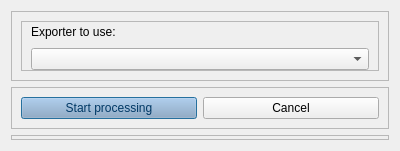
<?xml version="1.0" encoding="UTF-8"?>
<ui version="4.0">
 <class>Form</class>
 <widget class="QDialog" name="Form">
  <property name="geometry">
   <rect>
    <x>0</x>
    <y>0</y>
    <width>400</width>
    <height>151</height>
   </rect>
  </property>
  <property name="windowTitle">
   <string>Form</string>
  </property>
  <layout class="QVBoxLayout" name="verticalLayout_3">
   <item>
    <widget class="QFrame" name="frame_input">
     <property name="sizePolicy">
      <sizepolicy hsizetype="Preferred" vsizetype="Minimum">
       <horstretch>0</horstretch>
       <verstretch>0</verstretch>
      </sizepolicy>
     </property>
     <property name="frameShape">
      <enum>QFrame::StyledPanel</enum>
     </property>
     <property name="frameShadow">
      <enum>QFrame::Raised</enum>
     </property>
     <layout class="QHBoxLayout" name="horizontalLayout">
      <item alignment="Qt::AlignTop">
       <widget class="QFrame" name="frame_system">
        <property name="sizePolicy">
         <sizepolicy hsizetype="Preferred" vsizetype="Minimum">
          <horstretch>0</horstretch>
          <verstretch>0</verstretch>
         </sizepolicy>
        </property>
        <property name="frameShape">
         <enum>QFrame::StyledPanel</enum>
        </property>
        <property name="frameShadow">
         <enum>QFrame::Raised</enum>
        </property>
        <layout class="QVBoxLayout" name="verticalLayout">
         <property name="topMargin">
          <number>0</number>
         </property>
         <property name="bottomMargin">
          <number>0</number>
         </property>
         <item>
          <widget class="QLabel" name="label">
           <property name="minimumSize">
            <size>
             <width>0</width>
             <height>20</height>
            </size>
           </property>
           <property name="maximumSize">
            <size>
             <width>16777215</width>
             <height>20</height>
            </size>
           </property>
           <property name="text">
            <string>Exporter to use:</string>
           </property>
          </widget>
         </item>
         <item>
          <widget class="QComboBox" name="combo_plugin">
           <property name="minimumSize">
            <size>
             <width>0</width>
             <height>20</height>
            </size>
           </property>
           <property name="toolTip">
            <string>System with that the data was recorded</string>
           </property>
           <property name="styleSheet">
            <string notr="true">QPushButton{
	border:none;
	border-radius: 4px;
	background-color: rgb(144,167,198);
	color: rgb(0,56,101);
	padding-left: 5px;
   padding-right: 5px;
}
QPushButton:hover{
	background-color: rgb(221,229,240);
}
QPushButton:checked{
	background-color: rgb(221,229,240);
}</string>
           </property>
          </widget>
         </item>
        </layout>
       </widget>
      </item>
     </layout>
    </widget>
   </item>
   <item alignment="Qt::AlignTop">
    <widget class="QFrame" name="frame_action">
     <property name="sizePolicy">
      <sizepolicy hsizetype="Preferred" vsizetype="Minimum">
       <horstretch>0</horstretch>
       <verstretch>0</verstretch>
      </sizepolicy>
     </property>
     <property name="frameShape">
      <enum>QFrame::StyledPanel</enum>
     </property>
     <property name="frameShadow">
      <enum>QFrame::Raised</enum>
     </property>
     <layout class="QHBoxLayout" name="horizontalLayout_2">
      <item>
       <widget class="QPushButton" name="btn_ok">
        <property name="minimumSize">
         <size>
          <width>0</width>
          <height>20</height>
         </size>
        </property>
        <property name="palette">
         <palette>
          <active>
           <colorrole role="WindowText">
            <brush brushstyle="SolidPattern">
             <color alpha="255">
              <red>0</red>
              <green>56</green>
              <blue>101</blue>
             </color>
            </brush>
           </colorrole>
           <colorrole role="Button">
            <brush brushstyle="SolidPattern">
             <color alpha="255">
              <red>144</red>
              <green>167</green>
              <blue>198</blue>
             </color>
            </brush>
           </colorrole>
           <colorrole role="Text">
            <brush brushstyle="SolidPattern">
             <color alpha="255">
              <red>0</red>
              <green>56</green>
              <blue>101</blue>
             </color>
            </brush>
           </colorrole>
           <colorrole role="ButtonText">
            <brush brushstyle="SolidPattern">
             <color alpha="255">
              <red>0</red>
              <green>56</green>
              <blue>101</blue>
             </color>
            </brush>
           </colorrole>
           <colorrole role="Base">
            <brush brushstyle="SolidPattern">
             <color alpha="255">
              <red>144</red>
              <green>167</green>
              <blue>198</blue>
             </color>
            </brush>
           </colorrole>
           <colorrole role="Window">
            <brush brushstyle="SolidPattern">
             <color alpha="255">
              <red>144</red>
              <green>167</green>
              <blue>198</blue>
             </color>
            </brush>
           </colorrole>
           <colorrole role="PlaceholderText">
            <brush brushstyle="SolidPattern">
             <color alpha="128">
              <red>0</red>
              <green>56</green>
              <blue>101</blue>
             </color>
            </brush>
           </colorrole>
          </active>
          <inactive>
           <colorrole role="WindowText">
            <brush brushstyle="SolidPattern">
             <color alpha="255">
              <red>0</red>
              <green>56</green>
              <blue>101</blue>
             </color>
            </brush>
           </colorrole>
           <colorrole role="Button">
            <brush brushstyle="SolidPattern">
             <color alpha="255">
              <red>144</red>
              <green>167</green>
              <blue>198</blue>
             </color>
            </brush>
           </colorrole>
           <colorrole role="Text">
            <brush brushstyle="SolidPattern">
             <color alpha="255">
              <red>0</red>
              <green>56</green>
              <blue>101</blue>
             </color>
            </brush>
           </colorrole>
           <colorrole role="ButtonText">
            <brush brushstyle="SolidPattern">
             <color alpha="255">
              <red>0</red>
              <green>56</green>
              <blue>101</blue>
             </color>
            </brush>
           </colorrole>
           <colorrole role="Base">
            <brush brushstyle="SolidPattern">
             <color alpha="255">
              <red>144</red>
              <green>167</green>
              <blue>198</blue>
             </color>
            </brush>
           </colorrole>
           <colorrole role="Window">
            <brush brushstyle="SolidPattern">
             <color alpha="255">
              <red>144</red>
              <green>167</green>
              <blue>198</blue>
             </color>
            </brush>
           </colorrole>
           <colorrole role="PlaceholderText">
            <brush brushstyle="SolidPattern">
             <color alpha="128">
              <red>0</red>
              <green>56</green>
              <blue>101</blue>
             </color>
            </brush>
           </colorrole>
          </inactive>
          <disabled>
           <colorrole role="WindowText">
            <brush brushstyle="SolidPattern">
             <color alpha="255">
              <red>0</red>
              <green>56</green>
              <blue>101</blue>
             </color>
            </brush>
           </colorrole>
           <colorrole role="Button">
            <brush brushstyle="SolidPattern">
             <color alpha="255">
              <red>144</red>
              <green>167</green>
              <blue>198</blue>
             </color>
            </brush>
           </colorrole>
           <colorrole role="Text">
            <brush brushstyle="SolidPattern">
             <color alpha="255">
              <red>0</red>
              <green>56</green>
              <blue>101</blue>
             </color>
            </brush>
           </colorrole>
           <colorrole role="ButtonText">
            <brush brushstyle="SolidPattern">
             <color alpha="255">
              <red>0</red>
              <green>56</green>
              <blue>101</blue>
             </color>
            </brush>
           </colorrole>
           <colorrole role="Base">
            <brush brushstyle="SolidPattern">
             <color alpha="255">
              <red>144</red>
              <green>167</green>
              <blue>198</blue>
             </color>
            </brush>
           </colorrole>
           <colorrole role="Window">
            <brush brushstyle="SolidPattern">
             <color alpha="255">
              <red>144</red>
              <green>167</green>
              <blue>198</blue>
             </color>
            </brush>
           </colorrole>
           <colorrole role="PlaceholderText">
            <brush brushstyle="SolidPattern">
             <color alpha="128">
              <red>0</red>
              <green>56</green>
              <blue>101</blue>
             </color>
            </brush>
           </colorrole>
          </disabled>
         </palette>
        </property>
        <property name="toolTip">
         <string>Export and then return to main window</string>
        </property>
        <property name="text">
         <string>Start processing</string>
        </property>
       </widget>
      </item>
      <item>
       <widget class="QPushButton" name="btn_cancel">
        <property name="minimumSize">
         <size>
          <width>0</width>
          <height>20</height>
         </size>
        </property>
        <property name="toolTip">
         <string>Return to main window without exporting data</string>
        </property>
        <property name="text">
         <string>Cancel</string>
        </property>
       </widget>
      </item>
     </layout>
    </widget>
   </item>
   <item>
    <widget class="QFrame" name="frame_exporter">
     <property name="frameShape">
      <enum>QFrame::StyledPanel</enum>
     </property>
     <property name="frameShadow">
      <enum>QFrame::Raised</enum>
     </property>
    </widget>
   </item>
  </layout>
 </widget>
 <resources>
  <include location="window_buttons.qrc"/>
 </resources>
 <connections/>
</ui>
